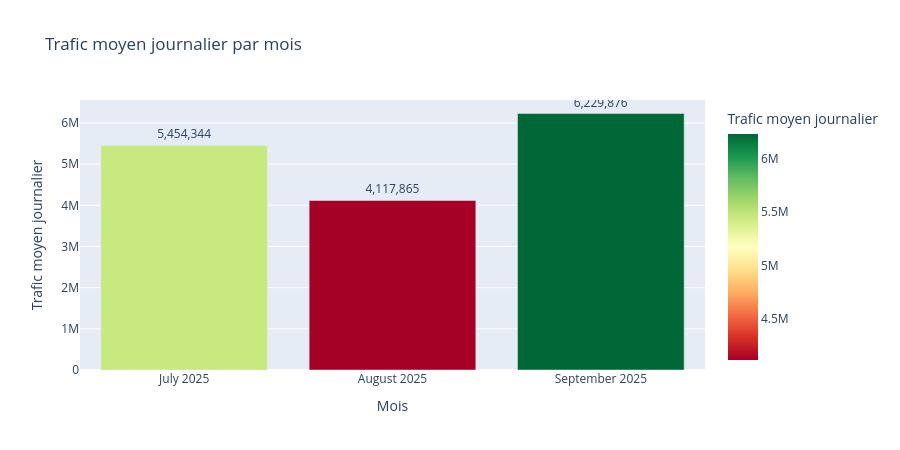

Notebook source saved alongside this figure:
### Code cell
# ============================================================
# TRAFIC PAR MOIS — Juillet vs Aout vs Septembre
# ============================================================
# POURQUOI : quantifier l'effet vacances vs rentree
# Juillet = debut vacances
# Aout = plein ete (creux maximum)
# Septembre = rentree scolaire (reprise)

trafic_journalier['mois']     = trafic_journalier['JOUR'].dt.month
trafic_journalier['nom_mois'] = trafic_journalier['JOUR'].dt.strftime('%B %Y')

moy_mois = (trafic_journalier
            .groupby(['mois','nom_mois'])['total_jour']
            .agg(['mean','sum','count'])
            .reset_index()
            .sort_values('mois'))
moy_mois.columns = ['mois','nom_mois','trafic_moyen','trafic_total','nb_jours']

fig = px.bar(
    moy_mois,
    x='nom_mois',
    y='trafic_moyen',
    title='Trafic moyen journalier par mois',
    labels={'trafic_moyen': 'Trafic moyen journalier', 'nom_mois': 'Mois'},
    color='trafic_moyen',
    color_continuous_scale='RdYlGn',
    text='trafic_moyen'
)
fig.update_traces(texttemplate='%{text:,.0f}', textposition='outside')
fig.update_layout(height=450)
fig.show()

display(moy_mois[['nom_mois','trafic_moyen','trafic_total','nb_jours']])

### Figure 1 — Plotly figure (JSON) as saved in the notebook; plotly's stock layout.template omitted (floating-point values rounded to 4 significant figures)
{"data": [{"alignmentgroup": "True", "hovertemplate": "Mois=%{x}<br>Trafic moyen journalier=%{marker.color}<extra></extra>", "legendgroup": "", "marker": {"color": [5454000.0, 4118000.0, 6230000.0], "coloraxis": "coloraxis", "pattern": {"shape": ""}}, "name": "", "offsetgroup": "", "orientation": "v", "showlegend": false, "text": [5454000.0, 4118000.0, 6230000.0], "textposition": "outside", "texttemplate": "%{text:,.0f}", "type": "bar", "x": ["July 2025", "August 2025", "September 2025"], "xaxis": "x", "y": [5454000.0, 4118000.0, 6230000.0], "yaxis": "y"}], "layout": {"barmode": "relative", "coloraxis": {"colorbar": {"title": {"text": "Trafic moyen journalier"}}, "colorscale": [[0, "rgb(165,0,38)"], [0.1, "rgb(215,48,39)"], [0.2, "rgb(244,109,67)"], [0.3, "rgb(253,174,97)"], [0.4, "rgb(254,224,139)"], [0.5, "rgb(255,255,191)"], [0.6, "rgb(217,239,139)"], [0.7, "rgb(166,217,106)"], [0.8, "rgb(102,189,99)"], [0.9, "rgb(26,152,80)"], [1, "rgb(0,104,55)"]]}, "height": 450, "legend": {"tracegroupgap": 0}, "title": {"text": "Trafic moyen journalier par mois"}, "xaxis": {"anchor": "y", "domain": [0, 1], "title": {"text": "Mois"}}, "yaxis": {"anchor": "x", "domain": [0, 1], "title": {"text": "Trafic moyen journalier"}}}}
